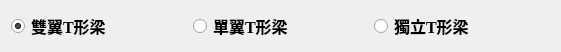
   <widget class="QWidget" name="layoutWidget_3">
    <property name="geometry">
     <rect>
      <x>140</x>
      <y>0</y>
      <width>561</width>
      <height>27</height>
     </rect>
    </property>
    <layout class="QHBoxLayout" name="horizontalLayout">
     <item>
      <widget class="QRadioButton" name="rbn_optype_2">
       <property name="font">
        <font>
         <family>Times New Roman</family>
         <pointsize>12</pointsize>
         <weight>75</weight>
         <bold>true</bold>
        </font>
       </property>
       <property name="text">
        <string>雙翼T形梁</string>
       </property>
       <property name="checked">
        <bool>true</bool>
       </property>
      </widget>
     </item>
     <item>
      <widget class="QRadioButton" name="rbn_optype_1">
       <property name="font">
        <font>
         <family>Times New Roman</family>
         <pointsize>12</pointsize>
         <weight>75</weight>
         <bold>true</bold>
        </font>
       </property>
       <property name="text">
        <string>單翼T形梁</string>
       </property>
      </widget>
     </item>
     <item>
      <widget class="QRadioButton" name="rbn_optype_0">
       <property name="font">
        <font>
         <family>Times New Roman</family>
         <pointsize>12</pointsize>
         <weight>75</weight>
         <bold>true</bold>
        </font>
       </property>
       <property name="text">
        <string>獨立T形梁</string>
       </property>
      </widget>
     </item>
    </layout>
   </widget>
